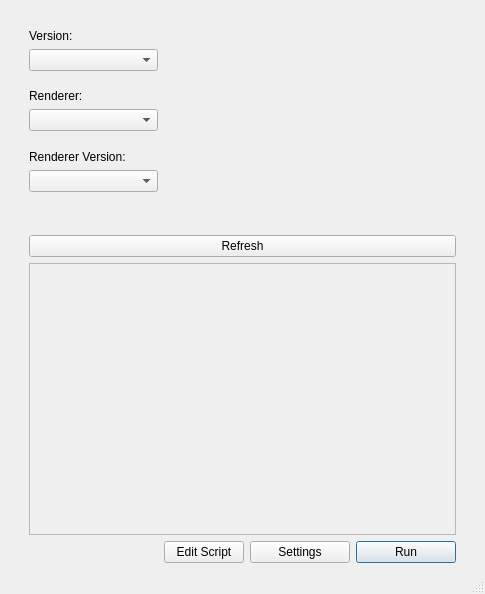
<?xml version="1.0" encoding="UTF-8"?>
<ui version="4.0">
 <class>MainWindow</class>
 <widget class="QMainWindow" name="MainWindow">
  <property name="geometry">
   <rect>
    <x>0</x>
    <y>0</y>
    <width>485</width>
    <height>594</height>
   </rect>
  </property>
  <property name="minimumSize">
   <size>
    <width>0</width>
    <height>0</height>
   </size>
  </property>
  <property name="windowTitle">
   <string>Katana Launcher</string>
  </property>
  <property name="autoFillBackground">
   <bool>false</bool>
  </property>
  <property name="styleSheet">
   <string notr="true"/>
  </property>
  <property name="unifiedTitleAndToolBarOnMac">
   <bool>true</bool>
  </property>
  <widget class="QWidget" name="centralwidget">
   <property name="sizePolicy">
    <sizepolicy hsizetype="Preferred" vsizetype="Preferred">
     <horstretch>0</horstretch>
     <verstretch>0</verstretch>
    </sizepolicy>
   </property>
   <layout class="QVBoxLayout" name="verticalLayout_2">
    <item>
     <layout class="QGridLayout" name="gridLayout" rowstretch="1,0,0,0" columnstretch="1,0,0,0">
      <property name="sizeConstraint">
       <enum>QLayout::SetNoConstraint</enum>
      </property>
      <property name="leftMargin">
       <number>20</number>
      </property>
      <property name="topMargin">
       <number>20</number>
      </property>
      <property name="rightMargin">
       <number>20</number>
      </property>
      <item row="2" column="0" colspan="4">
       <widget class="QScrollArea" name="scrollArea">
        <property name="verticalScrollBarPolicy">
         <enum>Qt::ScrollBarAsNeeded</enum>
        </property>
        <property name="horizontalScrollBarPolicy">
         <enum>Qt::ScrollBarAlwaysOff</enum>
        </property>
        <property name="widgetResizable">
         <bool>true</bool>
        </property>
        <property name="alignment">
         <set>Qt::AlignLeading|Qt::AlignLeft|Qt::AlignTop</set>
        </property>
        <widget class="QWidget" name="scrollAreaWidgetContents">
         <property name="geometry">
          <rect>
           <x>0</x>
           <y>0</y>
           <width>421</width>
           <height>221</height>
          </rect>
         </property>
         <property name="sizePolicy">
          <sizepolicy hsizetype="Expanding" vsizetype="Expanding">
           <horstretch>0</horstretch>
           <verstretch>0</verstretch>
          </sizepolicy>
         </property>
         <layout class="QVBoxLayout" name="verticalLayout_3">
          <item>
           <layout class="QVBoxLayout" name="scripts_layout"/>
          </item>
         </layout>
        </widget>
       </widget>
      </item>
      <item row="3" column="2">
       <widget class="QPushButton" name="settings_BTN">
        <property name="sizePolicy">
         <sizepolicy hsizetype="Expanding" vsizetype="Fixed">
          <horstretch>1</horstretch>
          <verstretch>0</verstretch>
         </sizepolicy>
        </property>
        <property name="maximumSize">
         <size>
          <width>100</width>
          <height>16777215</height>
         </size>
        </property>
        <property name="text">
         <string>Settings</string>
        </property>
        <property name="autoDefault">
         <bool>false</bool>
        </property>
       </widget>
      </item>
      <item row="3" column="3">
       <widget class="QPushButton" name="run_BTN">
        <property name="sizePolicy">
         <sizepolicy hsizetype="Expanding" vsizetype="Fixed">
          <horstretch>1</horstretch>
          <verstretch>0</verstretch>
         </sizepolicy>
        </property>
        <property name="maximumSize">
         <size>
          <width>100</width>
          <height>16777215</height>
         </size>
        </property>
        <property name="text">
         <string>Run</string>
        </property>
        <property name="autoDefault">
         <bool>false</bool>
        </property>
        <property name="default">
         <bool>true</bool>
        </property>
       </widget>
      </item>
      <item row="0" column="0">
       <layout class="QVBoxLayout" name="verticalLayout">
        <property name="bottomMargin">
         <number>25</number>
        </property>
        <item>
         <layout class="QFormLayout" name="formLayout">
          <item row="0" column="0">
           <widget class="QLabel" name="katana_version_LBL">
            <property name="text">
             <string>Version:</string>
            </property>
           </widget>
          </item>
          <item row="1" column="0" colspan="2">
           <widget class="QComboBox" name="katana_version_CB">
            <property name="sizePolicy">
             <sizepolicy hsizetype="Expanding" vsizetype="Fixed">
              <horstretch>0</horstretch>
              <verstretch>0</verstretch>
             </sizepolicy>
            </property>
            <property name="editable">
             <bool>false</bool>
            </property>
            <property name="placeholderText" stdset="0">
             <string/>
            </property>
           </widget>
          </item>
         </layout>
        </item>
        <item>
         <layout class="QFormLayout" name="formLayout_2">
          <item row="0" column="0">
           <widget class="QLabel" name="renderer_LBL">
            <property name="text">
             <string>Renderer:</string>
            </property>
           </widget>
          </item>
          <item row="1" column="0" colspan="2">
           <widget class="QComboBox" name="renderer_CB">
            <property name="sizePolicy">
             <sizepolicy hsizetype="Expanding" vsizetype="Fixed">
              <horstretch>0</horstretch>
              <verstretch>0</verstretch>
             </sizepolicy>
            </property>
           </widget>
          </item>
         </layout>
        </item>
        <item>
         <layout class="QFormLayout" name="formLayout_3">
          <item row="0" column="0">
           <widget class="QLabel" name="renderer_version_LBL">
            <property name="text">
             <string>Renderer Version:</string>
            </property>
           </widget>
          </item>
          <item row="1" column="0" colspan="2">
           <widget class="QComboBox" name="renderer_version_CB">
            <property name="sizePolicy">
             <sizepolicy hsizetype="Expanding" vsizetype="Fixed">
              <horstretch>0</horstretch>
              <verstretch>0</verstretch>
             </sizepolicy>
            </property>
           </widget>
          </item>
         </layout>
        </item>
       </layout>
      </item>
      <item row="1" column="0" colspan="4">
       <widget class="QPushButton" name="refresh_BTN">
        <property name="toolTip">
         <string>&lt;html&gt;&lt;head/&gt;&lt;body&gt;&lt;p&gt;Refresh all paths.&lt;/p&gt;&lt;/body&gt;&lt;/html&gt;</string>
        </property>
        <property name="text">
         <string>Refresh</string>
        </property>
       </widget>
      </item>
      <item row="0" column="2" colspan="2">
       <widget class="QLabel" name="label">
        <property name="sizePolicy">
         <sizepolicy hsizetype="Maximum" vsizetype="Maximum">
          <horstretch>0</horstretch>
          <verstretch>0</verstretch>
         </sizepolicy>
        </property>
        <property name="maximumSize">
         <size>
          <width>200</width>
          <height>200</height>
         </size>
        </property>
        <property name="text">
         <string/>
        </property>
        <property name="pixmap">
         <pixmap>logo.png</pixmap>
        </property>
        <property name="scaledContents">
         <bool>true</bool>
        </property>
        <property name="alignment">
         <set>Qt::AlignCenter</set>
        </property>
       </widget>
      </item>
      <item row="3" column="1">
       <widget class="QPushButton" name="editScripts_BTN">
        <property name="text">
         <string>Edit Script</string>
        </property>
       </widget>
      </item>
     </layout>
    </item>
   </layout>
  </widget>
  <widget class="QMenuBar" name="menubar">
   <property name="geometry">
    <rect>
     <x>0</x>
     <y>0</y>
     <width>485</width>
     <height>26</height>
    </rect>
   </property>
  </widget>
  <widget class="QStatusBar" name="statusbar"/>
 </widget>
 <resources/>
 <connections/>
</ui>
